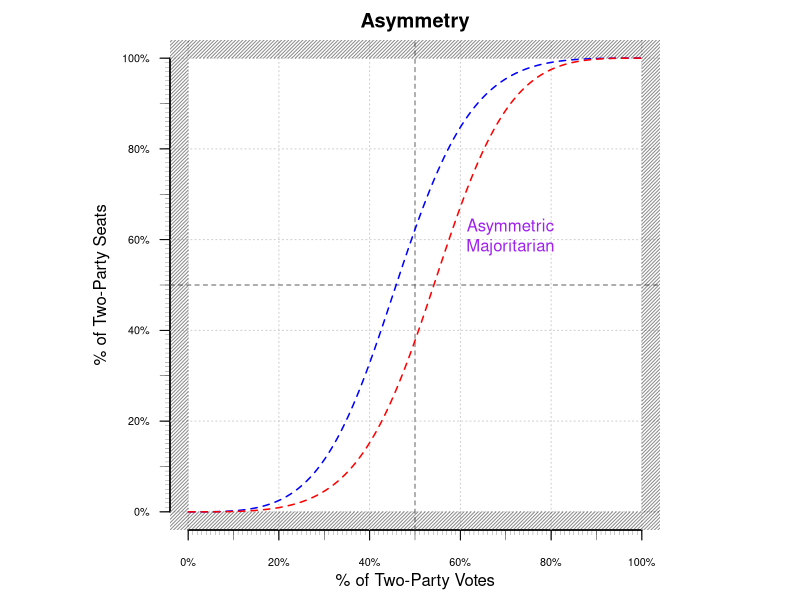

R code for this plot:
options(scipen = 999)
'seatsvotes.plot' <- function(main="", ylim=c(0,1), xlim=c(0,1), xlab="Votes", ylab="Seats", xaxis=TRUE, yaxis=TRUE, prop.line=TRUE, box=TRUE) 
	{
		par(pty="s", mar = c(2.5, 2, 2, 1), mgp = c(0.5, 0.5, 0))
		plot(1, 
		     type = "n", 
		     ylim=ylim, 
		     xlim=xlim,
		     xaxs="i",
		     yaxs="i",
		     ylab="", 
		     xlab="" , 
		     main=main, 
		     bty="n", 
		     axes=F)
			
		if (xaxis==TRUE) {
			axis(side=1, las=2, at=seq(0,1,0.1), labels=F, lwd.ticks=0.4)
			axis(side=1, las=2, at=seq(0,1,0.01), labels=F, lwd.ticks=0.2, tck=-0.01)
			axis(side=1, at=seq(0,1,0.1), labels=paste0(seq(0,100,10), "%"), cex.axis=0.5, col.axis="gray50")
			}
		if (yaxis==TRUE) {
			axis(side=2, las=2, at=seq(0,1,0.1), labels=F, lwd.ticks=0.4)
			axis(side=2, las=2, at=seq(0,1,0.01), labels=F, lwd.ticks=0.2, tck=-0.01)
			axis(side=2, las=2, at=seq(0,1,0.1), labels=paste0(seq(0,100,10), "%"), cex.axis=0.5, col.axis="gray50")
			}
	mtext(xlab, side=1, line = 1.5)
	mtext(ylab, side=2, line = 1.5)
	

	if (prop.line==TRUE) {	
		abline(0,1, lty=2, col="gray90")
		text(.23,.25, "PROPORTIONAL REPRESENTATION", srt=45, cex=.5, col="gray50")
		}
	if (box==TRUE) {
		box()
		abline(v=0.5, lty=3, col="gray40")
		abline(h=0.5, lty=3, col="gray40")
		}
			# rect(-.05,-.05,0,1.05, col = rgb(0.1,0.1,0.1,1/2), density=40, border = "transparent") #left
			# rect(0,0,1.05,-.05, col = rgb(0.1,0.1,0.1,1/2), density=40, border = "transparent") #bottom
			# rect(1,0,1.05,1.05, col = rgb(0.1,0.1,0.1,1/2), density=40, border = "transparent") #right
			# rect(0,1,1,1.05, col = rgb(0.1,0.1,0.1,1/2), density=40, border = "transparent") #top
	}

seatsvotes.axis <- function(xmin=0, xmax=1, ymin=0, ymax=1) {
	axis(side=1, las=2, at=seq(xmin,xmax,0.1), labels=F, lwd.ticks=0.4)
	axis(side=1, las=2, at=seq(xmin,xmax,0.01), labels=F, lwd.ticks=0.2, tck=-0.01)
	axis(side=1, at=seq(xmin,xmax,0.1), labels=paste0(seq(xmin*100,xmax*100,10), "%"), cex.axis=0.5, col.axis="gray50")
			
	axis(side=2, las=2, at=seq(ymin,ymax,0.1), labels=F, lwd.ticks=0.4)
	axis(side=2, las=2, at=seq(ymin,ymax,0.01), labels=F, lwd.ticks=0.2, tck=-0.01)
	axis(side=2, las=2, at=seq(ymin,ymax,0.1), labels=paste0(seq(ymin*100,ymax*100,10), "%"), cex.axis=0.5, col.axis="gray50")
			
	}

sv.hyp <- function(r, b, n = 1000){
  V  <- seq(from = 0.001,to = 0.999, length = n )
  LV <- log(V/(1-V))
  S  <- (1+exp(-b - r*LV))^-1

  dta <- cbind.data.frame(V,S)

  return(dta)
}

# seatsvotes.plot()
# majoritarian.sv.dta <- sv.hyp(r = 3, b = 0)
# proporional.sv.dta  <- sv.hyp(r = 1, b = 0)
# negative.dv.dta     <- sv.hyp(r = 0.50, b = 0)
# winner.sv.dta       <- sv.hyp(r = 10000, b = 0)

#           lines(majoritarian.sv.dta, lwd=1.5, col="purple", lty=4)
#           lines(negative.dv.dta, lwd=1.5, col="orange", lty=4)
#           lines(winner.sv.dta, lwd=1.5, col="dark green", lty=4)
#           lines(proporional.sv.dta, lwd=1.5, col="gray50", lty=4)
#                text(x =  0.23, y = 0.25, "PROPORTIONAL REPRESENTATION", srt=45, cex=1, col="gray50")
#                text(x =  0.35, y = 0.60, "Winner-take-all", srt=0, cex=1, col="dark green")
#                text(x =  0.61, y = 0.96, "Majoritarian", srt=0, cex=1, col="purple")
#                text(x =  0.76, y = 0.55, "Negative Bonus", srt=0, cex=1, col="orange")


sv_curve <- function(s,v, lwd=2, col="gray40") {
	reg <- summary(lm(log(sv(s)) ~ log(sv(v))))
	VOTES.tmp <- seq(0,1, by=.01)
	seatvotes <- reg$coefficients[2]*log(VOTES.tmp/(1 - VOTES.tmp)) + reg$coefficients[1]
	funct2 <- function (x) exp(seatvotes) / (1 + exp(seatvotes)) 
	plot(funct2, from=0.0, to=1, add=TRUE, lwd=lwd, col=col)	
}

sv_bias <- function(s,v) {
	reg <- summary(lm(log(sv(s)) ~ log(sv(v))))
	VOTES.tmp <- seq(0,1, by=.01)
	bias <- reg$coefficients[2]*log(0.5/(1 - 0.5)) + reg$coefficients[1]
	funct2 <- function (x) exp(bias) / (1 + exp(bias)) 
	return(0.5 - funct2())
}

sv_responsiveness <- function(s,v) {
	reg <- summary(lm(log(sv(s)) ~ log(sv(v))))
	VOTES.tmp <- seq(0,1, by=.01)
	bias45 <- reg$coefficients[2]*log(0.45/(1 - 0.45)) + reg$coefficients[1]
	bias55 <- reg$coefficients[2]*log(0.55/(1 - 0.55)) + reg$coefficients[1]
	funct2 <- function (x) ((exp(bias55) / (1 + exp(bias55))) - (exp(bias45) / (1 + exp(bias45)))) / 0.1
	return(funct2())
}


sv_hyp_plot <- function(r, b, n = 1000){
			  V  <- seq(from = 0.001,to = 0.999, length = n )
			  LV <- log(V/(1-V))
			  S  <- (1+exp(-b - r*LV))^-1
			  
			  dta <- cbind.data.frame(V,S)
			  
			  return(dta)
			}
## Examples
# svg("/Users/user/Downloads/asymmetry.svg", width=10, height=6)
                  majoritarian.sv.dta <- sv.hyp(r = 3, b = 0.5)
                  majoritarian.sv.dta2 <- sv.hyp(r = 3, b = -0.5)
                         
                       par(pty="s", mar=c(3.5,2.5,2,1))
                       plot(0,0, ylim=c(0,1), xlim=c(0,1), type="p", pch=19, col="#FFFFFF", main="Asymmetry", xlab="", ylab="", bty="n", axes=F)
                            axis(side=1, las=2, at=seq(0,1,0.1), labels=F, lwd.ticks=0.4)
                            axis(side=1, las=2, at=seq(0,1,0.01), labels=F, lwd.ticks=0.2, tck=-0.01)
                            axis(side=1, at=seq(0, 1, 0.2), labels=c("0%", "20%", "40%", "60%", "80%", "100%"), cex.axis=0.65)

                            axis(side=2, las=2, at=seq(0,1,0.1), labels=F, lwd.ticks=0.4)
                            axis(side=2, las=2, at=seq(0,1,0.01), labels=F, lwd.ticks=0.2, tck=-0.01)
                            axis(side=2, las=2, at=seq(0,1, 0.2), labels=c("0%", "20%", "40%", "60%", "80%", "100%"), cex.axis=0.65)

                                 abline(v=seq(0,1,0.2), lty=3, col="gray80")
                                 abline(h=seq(0,1,0.2), lty=3, col="gray80")
                                 abline(v=0.5, lty=2, col="gray40")
                                 abline(h=0.5, lty=2, col="gray40")

                                 rect(-.05,-.05,0,1.05, col = rgb(0.1,0.1,0.1,1/2), density=40, border = "transparent") #left
                                 rect(0,0,1.05,-.05, col = rgb(0.1,0.1,0.1,1/2), density=40, border = "transparent") #bottom
                                 rect(1,0,1.05,1.05, col = rgb(0.1,0.1,0.1,1/2), density=40, border = "transparent") #right
                                 rect(0,1,1,1.05, col = rgb(0.1,0.1,0.1,1/2), density=40, border = "transparent") #top

                              mtext(side=1, line=2, "% of Two-Party Votes", cex=1)
                              mtext(side=2, line=3, "% of Two-Party Seats", cex=1)

                                 lines(majoritarian.sv.dta, lwd=1.5, col="blue", lty=2)
                                 lines(majoritarian.sv.dta2, lwd=1.5, col="red", lty=2)
                                 text(x =  0.71, y = 0.61, "Asymmetric\nMajoritarian", srt=0, cex=1, col="purple")


# dev.off() 

	
